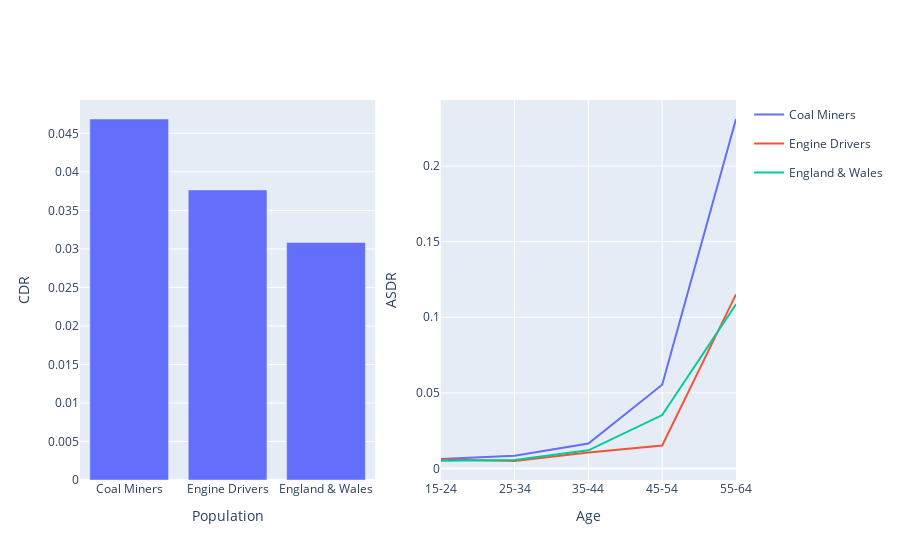

Notebook source saved alongside this figure:
### Code cell
# combine the two plots
fig = make_subplots(rows=1, cols=2)

# bar chart
fig1 = px.bar(data_1_cdr, x='Population', y='CDR')
for trace in fig1.data:
    fig.add_trace(trace, row=1, col=1)

# update x-axis labels on the main fig
fig.update_xaxes(title='Population', 
                 tickvals=data_1_cdr['Population'].unique().tolist(), 
                 ticktext=['Coal Miners', 'Engine Drivers', 'England & Wales'], row=1, col=1)
fig.update_yaxes(title='CDR', row=1, col=1)

# line chart
fig2 = px.line(data_1_long, x='age', y='asdr', color='population')
legend_text = {'coal_cdr':'Coal Miners', 'engine_cdr': 'Engine Drivers', 'ew_cdr': 'England & Wales'}
fig2.for_each_trace(lambda t: t.update(name = legend_text[t.name],
                                       legendgroup = legend_text[t.name],
                                       hovertemplate = t.hovertemplate.replace(t.name, legend_text[t.name])
                                       )
                    )
for trace in fig2.data:
    fig.add_trace(trace, row=1, col=2)

# update y-axis and x-axis titles on the main fig
fig.update_yaxes(title='ASDR', row=1, col=2)
fig.update_xaxes(title='Age', row=1, col=2)

fig.show()

# save the plot
fig.write_image(Path('').resolve().parents[0] / 'output' / 'q1_px.png')

### Figure 1 — Plotly figure (JSON) as saved in the notebook; plotly's stock layout.template omitted (floating-point values rounded to 4 significant figures)
{"data": [{"alignmentgroup": "True", "hovertemplate": "Population=%{x}<br>CDR=%{y}<extra></extra>", "legendgroup": "", "marker": {"color": "#636efa", "pattern": {"shape": ""}}, "name": "", "offsetgroup": "", "orientation": "v", "showlegend": false, "textposition": "auto", "type": "bar", "x": ["coal_cdr", "engine_cdr", "ew_cdr"], "xaxis": "x", "y": [0.04686, 0.03766, 0.03082], "yaxis": "y"}, {"hovertemplate": "population=Coal Miners<br>age=%{x}<br>asdr=%{y}<extra></extra>", "legendgroup": "Coal Miners", "line": {"color": "#636efa", "dash": "solid"}, "marker": {"symbol": "circle"}, "mode": "lines", "name": "Coal Miners", "orientation": "v", "showlegend": true, "type": "scatter", "x": ["15-24", "25-34", "35-44", "45-54", "55-64"], "xaxis": "x2", "y": [0.006342, 0.008465, 0.01658, 0.05537, 0.231], "yaxis": "y2"}, {"hovertemplate": "population=Engine Drivers<br>age=%{x}<br>asdr=%{y}<extra></extra>", "legendgroup": "Engine Drivers", "line": {"color": "#EF553B", "dash": "solid"}, "marker": {"symbol": "circle"}, "mode": "lines", "name": "Engine Drivers", "orientation": "v", "showlegend": true, "type": "scatter", "x": ["15-24", "25-34", "35-44", "45-54", "55-64"], "xaxis": "x2", "y": [0.005922, 0.004986, 0.01062, 0.01525, 0.1152], "yaxis": "y2"}, {"hovertemplate": "population=England & Wales<br>age=%{x}<br>asdr=%{y}<extra></extra>", "legendgroup": "England & Wales", "line": {"color": "#00cc96", "dash": "solid"}, "marker": {"symbol": "circle"}, "mode": "lines", "name": "England & Wales", "orientation": "v", "showlegend": true, "type": "scatter", "x": ["15-24", "25-34", "35-44", "45-54", "55-64"], "xaxis": "x2", "y": [0.005142, 0.005592, 0.01206, 0.03536, 0.1086], "yaxis": "y2"}], "layout": {"xaxis": {"anchor": "y", "domain": [0, 0.45], "ticktext": ["Coal Miners", "Engine Drivers", "England & Wales"], "tickvals": ["coal_cdr", "engine_cdr", "ew_cdr"], "title": {"text": "Population"}}, "xaxis2": {"anchor": "y2", "domain": [0.55, 1], "title": {"text": "Age"}}, "yaxis": {"anchor": "x", "domain": [0, 1], "title": {"text": "CDR"}}, "yaxis2": {"anchor": "x2", "domain": [0, 1], "title": {"text": "ASDR"}}}}
